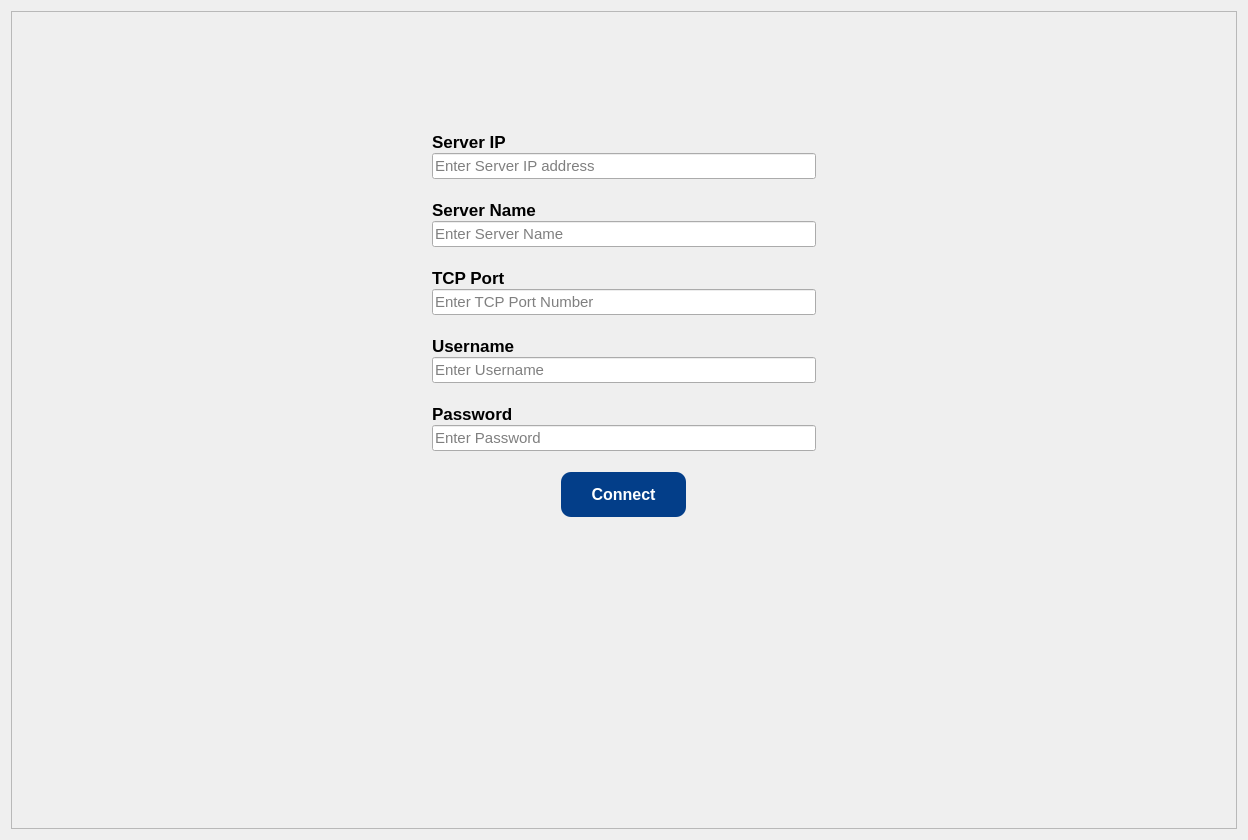
<?xml version="1.0" encoding="UTF-8"?>
<ui version="4.0">
 <class>Form</class>
 <widget class="QWidget" name="Form">
  <property name="geometry">
   <rect>
    <x>0</x>
    <y>0</y>
    <width>1248</width>
    <height>840</height>
   </rect>
  </property>
  <property name="windowTitle">
   <string>Form</string>
  </property>
  <layout class="QVBoxLayout" name="verticalLayout">
   <item>
    <widget class="QFrame" name="frame">
     <property name="frameShape">
      <enum>QFrame::StyledPanel</enum>
     </property>
     <property name="frameShadow">
      <enum>QFrame::Raised</enum>
     </property>
     <layout class="QVBoxLayout" name="verticalLayout_3">
      <property name="spacing">
       <number>0</number>
      </property>
      <property name="leftMargin">
       <number>0</number>
      </property>
      <property name="topMargin">
       <number>0</number>
      </property>
      <property name="rightMargin">
       <number>0</number>
      </property>
      <property name="bottomMargin">
       <number>0</number>
      </property>
      <item>
       <layout class="QVBoxLayout" name="verticalLayout_2">
        <property name="spacing">
         <number>1</number>
        </property>
        <property name="leftMargin">
         <number>20</number>
        </property>
        <property name="topMargin">
         <number>10</number>
        </property>
        <property name="rightMargin">
         <number>20</number>
        </property>
        <property name="bottomMargin">
         <number>10</number>
        </property>
        <item>
         <layout class="QVBoxLayout" name="verticalLayout_7">
          <property name="spacing">
           <number>6</number>
          </property>
          <property name="leftMargin">
           <number>400</number>
          </property>
          <property name="topMargin">
           <number>110</number>
          </property>
          <property name="rightMargin">
           <number>400</number>
          </property>
          <property name="bottomMargin">
           <number>110</number>
          </property>
          <item>
           <layout class="QVBoxLayout" name="verticalLayout_4">
            <property name="spacing">
             <number>1</number>
            </property>
            <property name="bottomMargin">
             <number>0</number>
            </property>
            <item>
             <widget class="QLabel" name="label">
              <property name="styleSheet">
               <string notr="true">QLabel{
color:&quot;#020014&quot;;
font-weight:900;
font-size:13pt
}</string>
              </property>
              <property name="text">
               <string>Server IP</string>
              </property>
             </widget>
            </item>
            <item>
             <widget class="QLineEdit" name="txtServerIP">
              <property name="font">
               <font>
                <family>Nirmala UI</family>
                <pointsize>11</pointsize>
               </font>
              </property>
              <property name="placeholderText">
               <string>Enter Server IP address</string>
              </property>
              <property name="serverError" stdset="0">
               <bool>false</bool>
              </property>
              <property name="server" stdset="0">
               <bool>false</bool>
              </property>
             </widget>
            </item>
            <item>
             <widget class="QLabel" name="errServerIP">
              <property name="styleSheet">
               <string notr="true">color:red</string>
              </property>
              <property name="text">
               <string/>
              </property>
             </widget>
            </item>
           </layout>
          </item>
          <item>
           <layout class="QVBoxLayout" name="verticalLayout_5">
            <property name="spacing">
             <number>1</number>
            </property>
            <property name="bottomMargin">
             <number>0</number>
            </property>
            <item>
             <widget class="QLabel" name="label_3">
              <property name="styleSheet">
               <string notr="true">QLabel{
color:&quot;#020014&quot;;
font-weight:900;
font-size:13pt
}</string>
              </property>
              <property name="text">
               <string>Server Name</string>
              </property>
             </widget>
            </item>
            <item>
             <widget class="QLineEdit" name="txtServerName">
              <property name="font">
               <font>
                <family>Nirmala UI</family>
                <pointsize>11</pointsize>
               </font>
              </property>
              <property name="placeholderText">
               <string>Enter Server Name</string>
              </property>
             </widget>
            </item>
            <item>
             <widget class="QLabel" name="errServerName">
              <property name="styleSheet">
               <string notr="true">color:red</string>
              </property>
              <property name="text">
               <string/>
              </property>
             </widget>
            </item>
           </layout>
          </item>
          <item>
           <layout class="QVBoxLayout" name="verticalLayout_6">
            <property name="spacing">
             <number>1</number>
            </property>
            <property name="bottomMargin">
             <number>0</number>
            </property>
            <item>
             <widget class="QLabel" name="label_5">
              <property name="styleSheet">
               <string notr="true">QLabel{
color:&quot;#020014&quot;;
font-weight:900;
font-size:13pt
}</string>
              </property>
              <property name="text">
               <string>TCP Port</string>
              </property>
             </widget>
            </item>
            <item>
             <widget class="QLineEdit" name="txtPort">
              <property name="font">
               <font>
                <family>Nirmala UI</family>
                <pointsize>11</pointsize>
               </font>
              </property>
              <property name="placeholderText">
               <string>Enter TCP Port Number</string>
              </property>
             </widget>
            </item>
            <item>
             <widget class="QLabel" name="errTcpPort">
              <property name="styleSheet">
               <string notr="true">color:red</string>
              </property>
              <property name="text">
               <string/>
              </property>
             </widget>
            </item>
           </layout>
          </item>
          <item>
           <layout class="QVBoxLayout" name="verticalLayout_8">
            <property name="spacing">
             <number>1</number>
            </property>
            <property name="bottomMargin">
             <number>0</number>
            </property>
            <item>
             <widget class="QLabel" name="label_8">
              <property name="styleSheet">
               <string notr="true">QLabel{
color:&quot;#020014&quot;;
font-weight:900;
font-size:13pt
}</string>
              </property>
              <property name="text">
               <string>Username</string>
              </property>
             </widget>
            </item>
            <item>
             <widget class="QLineEdit" name="txtUsername">
              <property name="font">
               <font>
                <family>Nirmala UI</family>
                <pointsize>11</pointsize>
               </font>
              </property>
              <property name="placeholderText">
               <string>Enter Username</string>
              </property>
             </widget>
            </item>
            <item>
             <widget class="QLabel" name="errUsername">
              <property name="styleSheet">
               <string notr="true">color:red</string>
              </property>
              <property name="text">
               <string/>
              </property>
             </widget>
            </item>
           </layout>
          </item>
          <item>
           <layout class="QVBoxLayout" name="verticalLayout_9">
            <property name="spacing">
             <number>1</number>
            </property>
            <property name="bottomMargin">
             <number>0</number>
            </property>
            <item>
             <widget class="QLabel" name="label_10">
              <property name="styleSheet">
               <string notr="true">QLabel{
color:&quot;#020014&quot;;
font-weight:900;
font-size:13pt
}</string>
              </property>
              <property name="text">
               <string>Password</string>
              </property>
             </widget>
            </item>
            <item>
             <widget class="QLineEdit" name="txtPassword">
              <property name="font">
               <font>
                <family>Nirmala UI</family>
                <pointsize>11</pointsize>
               </font>
              </property>
              <property name="placeholderText">
               <string>Enter Password</string>
              </property>
             </widget>
            </item>
            <item>
             <widget class="QLabel" name="errPassword">
              <property name="styleSheet">
               <string notr="true">color:red</string>
              </property>
              <property name="text">
               <string/>
              </property>
             </widget>
            </item>
           </layout>
          </item>
          <item alignment="Qt::AlignHCenter">
           <widget class="QPushButton" name="btnConnect">
            <property name="cursor">
             <cursorShape>PointingHandCursor</cursorShape>
            </property>
            <property name="styleSheet">
             <string notr="true">QPushButton{
background:#033E89;
color:#FFFFFF;
font-weight: 700;
border-radius:10%;
padding:13px 30px;
font-size:12pt;
font-family:Nirmala UI
}</string>
            </property>
            <property name="text">
             <string>Connect</string>
            </property>
           </widget>
          </item>
         </layout>
        </item>
        <item alignment="Qt::AlignRight|Qt::AlignTop">
         <widget class="QLabel" name="infoServerConfig">
          <property name="sizePolicy">
           <sizepolicy hsizetype="Preferred" vsizetype="Preferred">
            <horstretch>0</horstretch>
            <verstretch>0</verstretch>
           </sizepolicy>
          </property>
          <property name="styleSheet">
           <string notr="true">padding:10px</string>
          </property>
          <property name="text">
           <string/>
          </property>
         </widget>
        </item>
       </layout>
      </item>
     </layout>
    </widget>
   </item>
  </layout>
 </widget>
 <resources/>
 <connections/>
</ui>
